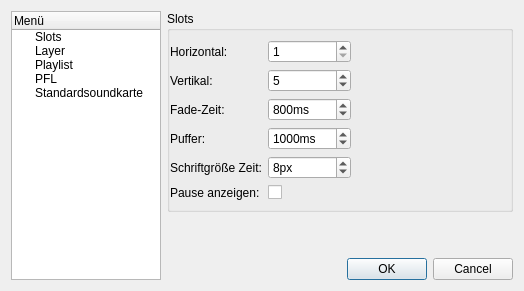
<?xml version="1.0" encoding="UTF-8"?>
<ui version="4.0">
 <class>ConfigurationDialog</class>
 <widget class="QDialog" name="ConfigurationDialog">
  <property name="geometry">
   <rect>
    <x>0</x>
    <y>0</y>
    <width>524</width>
    <height>291</height>
   </rect>
  </property>
  <property name="windowTitle">
   <string>Einstellungen</string>
  </property>
  <layout class="QGridLayout" name="gridLayout_3">
   <item row="0" column="0" rowspan="2">
    <widget class="QTreeWidget" name="menuTree">
     <property name="minimumSize">
      <size>
       <width>150</width>
       <height>0</height>
      </size>
     </property>
     <property name="maximumSize">
      <size>
       <width>150</width>
       <height>16777215</height>
      </size>
     </property>
     <column>
      <property name="text">
       <string>Menü</string>
      </property>
     </column>
     <item>
      <property name="text">
       <string>Slots</string>
      </property>
     </item>
     <item>
      <property name="text">
       <string>Layer</string>
      </property>
     </item>
     <item>
      <property name="text">
       <string>Playlist</string>
      </property>
     </item>
     <item>
      <property name="text">
       <string>PFL</string>
      </property>
     </item>
     <item>
      <property name="text">
       <string>Standardsoundkarte</string>
      </property>
     </item>
    </widget>
   </item>
   <item row="0" column="1">
    <widget class="QStackedWidget" name="mainWindget">
     <property name="currentIndex">
      <number>0</number>
     </property>
     <widget class="QWidget" name="slotPage">
      <layout class="QVBoxLayout" name="verticalLayout_2">
       <property name="margin">
        <number>0</number>
       </property>
       <item>
        <widget class="QGroupBox" name="slotGroup">
         <property name="title">
          <string>Slots</string>
         </property>
         <property name="flat">
          <bool>true</bool>
         </property>
         <layout class="QGridLayout" name="gridLayout_4">
          <property name="leftMargin">
           <number>0</number>
          </property>
          <property name="rightMargin">
           <number>0</number>
          </property>
          <item row="0" column="0">
           <widget class="QLabel" name="label">
            <property name="text">
             <string>Horizontal:</string>
            </property>
           </widget>
          </item>
          <item row="0" column="1">
           <widget class="QSpinBox" name="horizontalSpinBox">
            <property name="minimum">
             <number>1</number>
            </property>
            <property name="maximum">
             <number>20</number>
            </property>
           </widget>
          </item>
          <item row="0" column="2" rowspan="2">
           <spacer name="horizontalSpacer">
            <property name="orientation">
             <enum>Qt::Horizontal</enum>
            </property>
            <property name="sizeHint" stdset="0">
             <size>
              <width>161</width>
              <height>43</height>
             </size>
            </property>
           </spacer>
          </item>
          <item row="1" column="0">
           <widget class="QLabel" name="label_2">
            <property name="text">
             <string>Vertikal:</string>
            </property>
           </widget>
          </item>
          <item row="1" column="1">
           <widget class="QSpinBox" name="verticalSpinBox">
            <property name="minimum">
             <number>1</number>
            </property>
            <property name="maximum">
             <number>20</number>
            </property>
            <property name="value">
             <number>5</number>
            </property>
           </widget>
          </item>
          <item row="2" column="0">
           <widget class="QLabel" name="label_11">
            <property name="text">
             <string>Fade-Zeit:</string>
            </property>
           </widget>
          </item>
          <item row="2" column="1">
           <widget class="QSpinBox" name="slotFadeSpinBox">
            <property name="suffix">
             <string notr="true">ms</string>
            </property>
            <property name="maximum">
             <number>100000</number>
            </property>
            <property name="value">
             <number>800</number>
            </property>
           </widget>
          </item>
          <item row="3" column="0">
           <widget class="QLabel" name="label_3">
            <property name="text">
             <string>Puffer:</string>
            </property>
           </widget>
          </item>
          <item row="3" column="1">
           <widget class="QSpinBox" name="bufferSpinBox">
            <property name="suffix">
             <string notr="true">ms</string>
            </property>
            <property name="maximum">
             <number>10000</number>
            </property>
            <property name="value">
             <number>1000</number>
            </property>
           </widget>
          </item>
          <item row="4" column="0">
           <widget class="QLabel" name="label_4">
            <property name="text">
             <string>Schriftgröße Zeit:</string>
            </property>
           </widget>
          </item>
          <item row="4" column="1">
           <widget class="QSpinBox" name="slotTimeSpinBox">
            <property name="suffix">
             <string notr="true">px</string>
            </property>
            <property name="minimum">
             <number>1</number>
            </property>
            <property name="maximum">
             <number>30</number>
            </property>
            <property name="value">
             <number>8</number>
            </property>
           </widget>
          </item>
          <item row="5" column="1">
           <widget class="QCheckBox" name="pauseCheckBox"/>
          </item>
          <item row="5" column="0">
           <widget class="QLabel" name="label_9">
            <property name="text">
             <string>Pause anzeigen:</string>
            </property>
           </widget>
          </item>
         </layout>
        </widget>
       </item>
       <item>
        <spacer name="verticalSpacer_3">
         <property name="orientation">
          <enum>Qt::Vertical</enum>
         </property>
         <property name="sizeHint" stdset="0">
          <size>
           <width>20</width>
           <height>40</height>
          </size>
         </property>
        </spacer>
       </item>
      </layout>
     </widget>
     <widget class="QWidget" name="layerPage">
      <layout class="QVBoxLayout" name="verticalLayout_4">
       <property name="margin">
        <number>0</number>
       </property>
       <item>
        <widget class="QGroupBox" name="layerGroup">
         <property name="title">
          <string>Layer</string>
         </property>
         <property name="flat">
          <bool>true</bool>
         </property>
         <layout class="QVBoxLayout" name="verticalLayout_5">
          <property name="leftMargin">
           <number>0</number>
          </property>
          <property name="topMargin">
           <number>9</number>
          </property>
          <property name="rightMargin">
           <number>0</number>
          </property>
          <property name="bottomMargin">
           <number>0</number>
          </property>
          <item>
           <widget class="QStackedWidget" name="layerStack">
            <property name="currentIndex">
             <number>1</number>
            </property>
            <widget class="QWidget" name="layerConfig">
             <layout class="QGridLayout" name="gridLayout">
              <property name="margin">
               <number>0</number>
              </property>
              <item row="0" column="0">
               <widget class="QLabel" name="label_7">
                <property name="text">
                 <string>Anzahl:</string>
                </property>
               </widget>
              </item>
              <item row="0" column="1">
               <widget class="QSpinBox" name="layerSpinBox">
                <property name="minimum">
                 <number>1</number>
                </property>
               </widget>
              </item>
              <item row="0" column="2">
               <spacer name="horizontalSpacer_3">
                <property name="orientation">
                 <enum>Qt::Horizontal</enum>
                </property>
                <property name="sizeHint" stdset="0">
                 <size>
                  <width>255</width>
                  <height>20</height>
                 </size>
                </property>
               </spacer>
              </item>
              <item row="1" column="0" colspan="3">
               <widget class="QCheckBox" name="keyboardSyncCheckBox">
                <property name="text">
                 <string>Tastatur steuert immer aktuellen Layer</string>
                </property>
               </widget>
              </item>
              <item row="2" column="0" colspan="3">
               <spacer name="verticalSpacer_5">
                <property name="orientation">
                 <enum>Qt::Vertical</enum>
                </property>
                <property name="sizeHint" stdset="0">
                 <size>
                  <width>20</width>
                  <height>40</height>
                 </size>
                </property>
               </spacer>
              </item>
             </layout>
            </widget>
            <widget class="QWidget" name="layerDetail">
             <layout class="QGridLayout" name="gridLayout_5">
              <property name="margin">
               <number>0</number>
              </property>
              <item row="0" column="0">
               <widget class="QLabel" name="label_8">
                <property name="text">
                 <string>Name:</string>
                </property>
               </widget>
              </item>
              <item row="0" column="1">
               <widget class="QLineEdit" name="layerNameText"/>
              </item>
              <item row="1" column="0" colspan="2">
               <widget class="QCheckBox" name="visibleCheckBox">
                <property name="text">
                 <string>sichtbar</string>
                </property>
               </widget>
              </item>
              <item row="2" column="0" colspan="2">
               <spacer name="verticalSpacer_6">
                <property name="orientation">
                 <enum>Qt::Vertical</enum>
                </property>
                <property name="sizeHint" stdset="0">
                 <size>
                  <width>20</width>
                  <height>40</height>
                 </size>
                </property>
               </spacer>
              </item>
             </layout>
            </widget>
           </widget>
          </item>
         </layout>
        </widget>
       </item>
       <item>
        <spacer name="verticalSpacer_4">
         <property name="orientation">
          <enum>Qt::Vertical</enum>
         </property>
         <property name="sizeHint" stdset="0">
          <size>
           <width>20</width>
           <height>40</height>
          </size>
         </property>
        </spacer>
       </item>
      </layout>
     </widget>
     <widget class="QWidget" name="playlistPage">
      <layout class="QVBoxLayout" name="verticalLayout_3">
       <property name="margin">
        <number>0</number>
       </property>
       <item>
        <widget class="QGroupBox" name="playlistGroup">
         <property name="title">
          <string>Playlist</string>
         </property>
         <property name="flat">
          <bool>true</bool>
         </property>
         <layout class="QGridLayout" name="gridLayout_2">
          <property name="leftMargin">
           <number>0</number>
          </property>
          <property name="rightMargin">
           <number>0</number>
          </property>
          <item row="0" column="0">
           <widget class="QLabel" name="label_5">
            <property name="text">
             <string>Player:</string>
            </property>
           </widget>
          </item>
          <item row="0" column="1">
           <widget class="QSpinBox" name="playerSpinBox">
            <property name="sizePolicy">
             <sizepolicy hsizetype="Fixed" vsizetype="Fixed">
              <horstretch>0</horstretch>
              <verstretch>0</verstretch>
             </sizepolicy>
            </property>
            <property name="minimum">
             <number>2</number>
            </property>
           </widget>
          </item>
          <item row="0" column="2">
           <spacer name="horizontalSpacer_2">
            <property name="orientation">
             <enum>Qt::Horizontal</enum>
            </property>
            <property name="sizeHint" stdset="0">
             <size>
              <width>172</width>
              <height>20</height>
             </size>
            </property>
           </spacer>
          </item>
          <item row="1" column="0">
           <widget class="QLabel" name="label_12">
            <property name="text">
             <string>Fade vor Ende:</string>
            </property>
           </widget>
          </item>
          <item row="1" column="1">
           <widget class="QSpinBox" name="playlistFadePosSpinBox">
            <property name="suffix">
             <string notr="true">ms</string>
            </property>
            <property name="maximum">
             <number>20000</number>
            </property>
            <property name="value">
             <number>8000</number>
            </property>
           </widget>
          </item>
          <item row="2" column="0">
           <widget class="QLabel" name="label_6">
            <property name="text">
             <string>Fade-Zeit:</string>
            </property>
           </widget>
          </item>
          <item row="2" column="1">
           <widget class="QSpinBox" name="playlistFadeSpinBox">
            <property name="suffix">
             <string notr="true">ms</string>
            </property>
            <property name="maximum">
             <number>100000</number>
            </property>
            <property name="value">
             <number>4000</number>
            </property>
           </widget>
          </item>
         </layout>
        </widget>
       </item>
       <item>
        <spacer name="verticalSpacer_2">
         <property name="orientation">
          <enum>Qt::Vertical</enum>
         </property>
         <property name="sizeHint" stdset="0">
          <size>
           <width>20</width>
           <height>40</height>
          </size>
         </property>
        </spacer>
       </item>
      </layout>
     </widget>
     <widget class="QWidget" name="audioPage">
      <layout class="QVBoxLayout" name="verticalLayout">
       <property name="margin">
        <number>0</number>
       </property>
       <item>
        <widget class="DeviceSelectWidget" name="deviceSelectWidget" native="true"/>
       </item>
       <item>
        <spacer name="verticalSpacer">
         <property name="orientation">
          <enum>Qt::Vertical</enum>
         </property>
         <property name="sizeHint" stdset="0">
          <size>
           <width>20</width>
           <height>40</height>
          </size>
         </property>
        </spacer>
       </item>
      </layout>
     </widget>
     <widget class="QWidget" name="defaultSoundPage">
      <layout class="QVBoxLayout" name="verticalLayout_6">
       <property name="margin">
        <number>0</number>
       </property>
       <item>
        <widget class="DeviceSelectWidget" name="defaultDeviceWidget" native="true"/>
       </item>
       <item>
        <spacer name="verticalSpacer_7">
         <property name="orientation">
          <enum>Qt::Vertical</enum>
         </property>
         <property name="sizeHint" stdset="0">
          <size>
           <width>20</width>
           <height>40</height>
          </size>
         </property>
        </spacer>
       </item>
      </layout>
     </widget>
    </widget>
   </item>
   <item row="1" column="1">
    <widget class="QDialogButtonBox" name="buttonBox">
     <property name="standardButtons">
      <set>QDialogButtonBox::Cancel|QDialogButtonBox::Ok</set>
     </property>
    </widget>
   </item>
  </layout>
 </widget>
 <customwidgets>
  <customwidget>
   <class>DeviceSelectWidget</class>
   <extends>QWidget</extends>
   <header>view/deviceselectwidget.h</header>
   <container>1</container>
  </customwidget>
 </customwidgets>
 <resources/>
 <connections/>
</ui>
